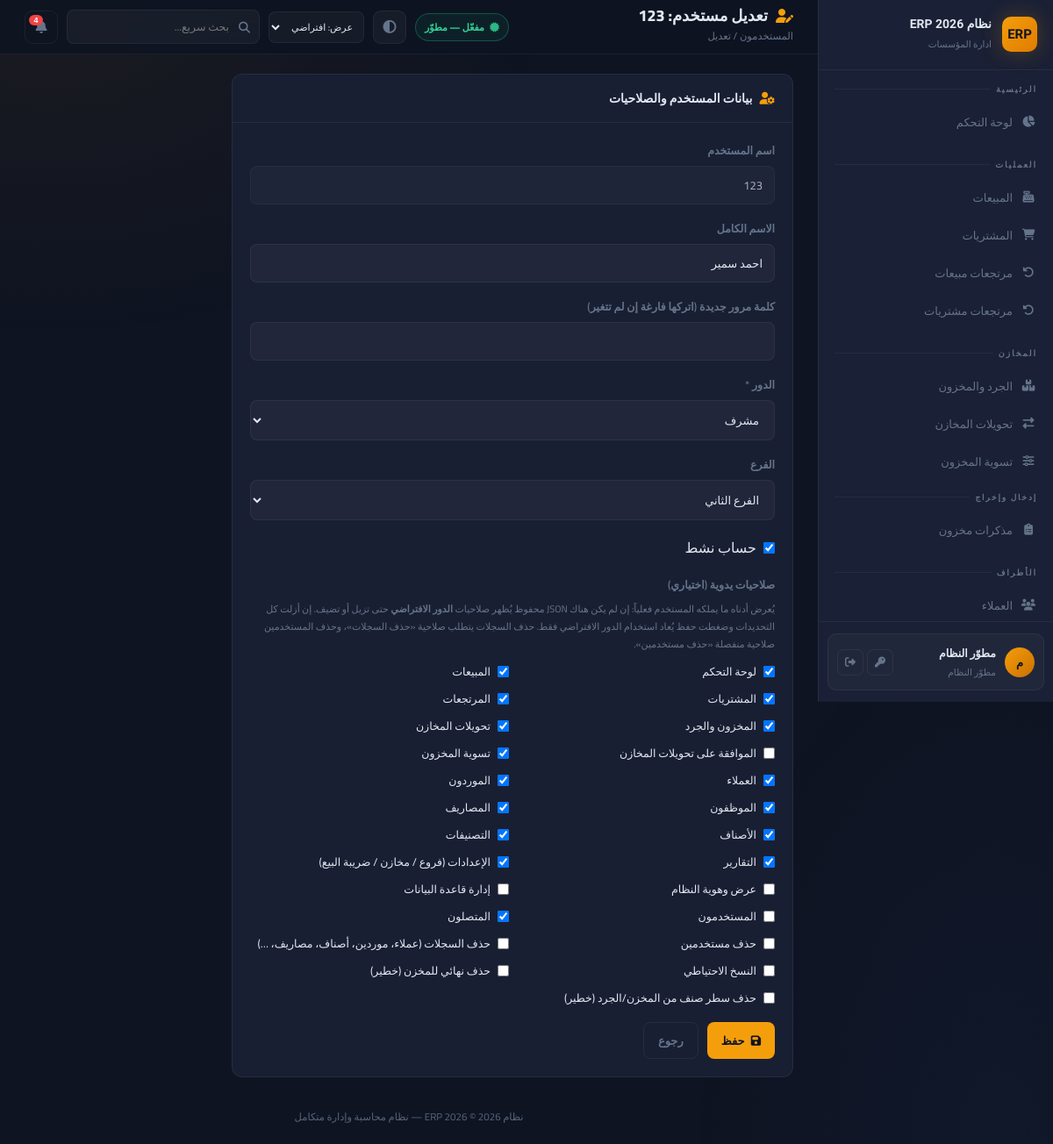
The page /settings/users/3/edit (signed in) on the database as committed earlier.
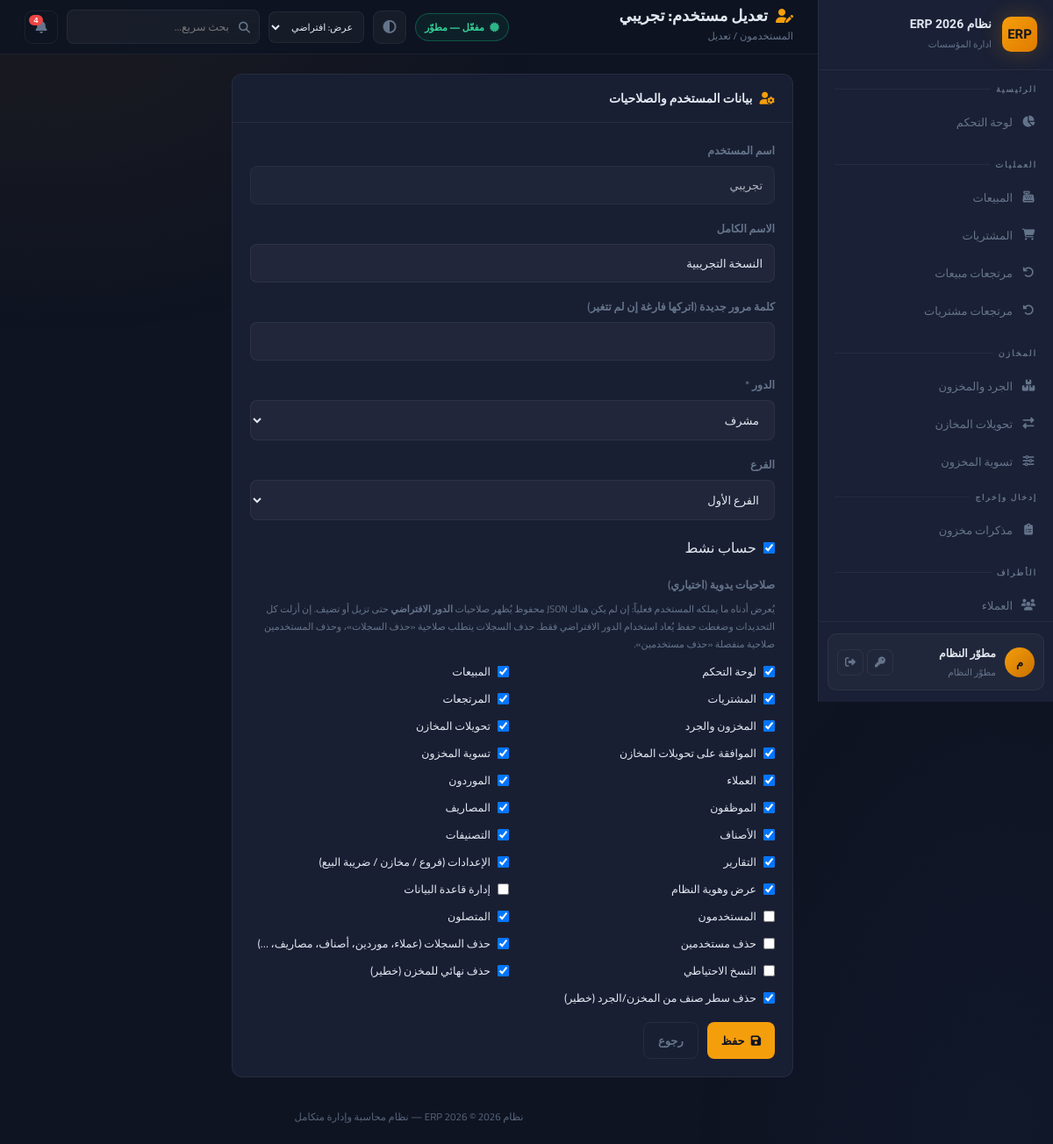
The same page on the database as committed later.
### app.py (models this page shows, shortened)
class User(UserMixin, db.Model):
    id = db.Column(db.Integer, primary_key=True)
    username = db.Column(db.String(80), unique=True, nullable=False)
    password_hash = db.Column(db.String(256))
    full_name = db.Column(db.String(120))
    role = db.Column(db.String(20), default='user')  # developer, admin, manager, user
    branch_id = db.Column(db.Integer, db.ForeignKey('branch.id'))
    is_active = db.Column(db.Boolean, default=True)
    created_at = db.Column(db.DateTime, default=datetime.utcnow)
    last_seen = db.Column(db.DateTime, nullable=True)
    permissions = db.Column(db.Text)  # JSON list of permission keys; empty = استخدام صلاحيات الدور

### app.py (the view, shortened to what this page needs)
@app.route('/settings/users/<int:id>/edit', methods=['GET', 'POST'])
@login_required
@admin_required
def edit_user(id):
    u = User.query.get_or_404(id)
    if u.role == 'developer' and current_user.role != 'developer':
        flash('غير مسموح بتعديل هذا الحساب', 'error')
        return redirect(url_for('users'))
    branches = Branch.query.filter_by(is_active=True).all()
    keys_visible = frozenset(k for k, _ in permission_keys_for_editor(current_user))
    selected_perms = effective_selected_permissions_for_form(u, keys_visible)
    return render_template(
        'user_edit.html', u=u, branches=branches, selected_perms=selected_perms,
        default_perms_by_role=default_permissions_json_for_editor(current_user))

### app.py (called while the page is built, shortened)
@login_manager.user_loader
def load_user(user_id):
    return User.query.get(int(user_id))

def admin_required(f):
    @wraps(f)
    def decorated(*args, **kwargs):
        if not current_user.is_authenticated or current_user.role not in ['admin', 'manager', 'developer']:
            flash('ليس لديك صلاحية للوصول لهذه الصفحة', 'error')
            return redirect(safe_home_url_for(current_user))
        return f(*args, **kwargs)
    return decorated

def _perm_list_from_user(user):
    if not user or not getattr(user, 'permissions', None):
        return None
    try:
        data = json.loads(user.permissions)
        if isinstance(data, list) and len(data) > 0:
            return set(data)
    except (json.JSONDecodeError, TypeError):
        pass
    return None

def user_can(user, perm: str) -> bool:
    if not user or not user.is_authenticated:
        return False
    if getattr(user, 'role', None) == 'developer':
        return True

def user_can_delete_users_account(user) -> bool:
    if not user or not user.is_authenticated:
        return False
    if getattr(user, 'role', None) == 'developer':
        return True

### templates/user_edit.html (shortened to what this page needs)
{% extends 'base.html' %}
{% set block_icon = 'fas fa-user-edit' %}
{% block page_title %}تعديل مستخدم: {{ u.username }}{% endblock %}
{% block breadcrumb %}المستخدمون / تعديل{% endblock %}
{% block content %}
<div class="card" style="max-width:640px;">
    <div class="card-header"><div class="card-title"><i class="fas fa-user-cog"></i> بيانات المستخدم والصلاحيات</div></div>
    <div class="card-body">
        <form method="POST">
            <div class="form-group">
                <label class="form-label">اسم المستخدم</label>
                <input type="text" class="form-control" value="{{ u.username }}" disabled style="opacity:.75;">
            </div>
            <div class="form-group">
                <label class="form-label">الاسم الكامل</label>
                <input type="text" name="full_name" class="form-control" value="{{ u.full_name or '' }}">
            </div>
            <div class="form-group">
                <label class="form-label">كلمة مرور جديدة (اتركها فارغة إن لم تتغير)</label>
                <input type="password" name="password" class="form-control" autocomplete="new-password">
            </div>
            <div class="form-group">
                <label class="form-label">الدور *</label>
                <select name="role" class="form-control" required>
                    <option value="manager" {{ 'selected' if u.role=='manager' }}>مشرف</option>
                </select>
            </div>
            <div class="form-group">
                <label class="form-label">الفرع</label>
                <select name="branch_id" class="form-control">
                    {% for b in branches %}<option value="{{ b.id }}" {{ 'selected' if u.branch_id==b.id }}>{{ b.name }}</option>{% endfor %}
                </select>
            </div>
            <div class="form-group">
                <label style="display:flex;align-items:center;gap:8px;cursor:pointer;">
                    <input type="checkbox" name="is_active" {{ 'checked' if u.is_active }}> حساب نشط
                </label>
            </div>
            <div class="form-group">
                <label class="form-label">صلاحيات يدوية (اختياري)</label>
                <small style="display:block;color:var(--text-muted);margin-bottom:10px;font-size:11px;">
                    يُعرض أدناه ما يملكه المستخدم فعلياً: إن لم يكن هناك JSON محفوظ يُظهر صلاحيات <strong>الدور الافتراضي</strong> حتى تزيل أو تضيف. إن أزلت كل التحديدات وضغطت حفظ يُعاد استخدام الدور الافتراضي فقط.
                    حذف السجلات يتطلب صلاحية «حذف السجلات»، وحذف المستخدمين صلاحية منفصلة «حذف مستخدمين».
                </small>
                <div style="display:grid;grid-template-columns:repeat(auto-fill,minmax(200px,1fr));gap:8px;">
                    {% for key, label in permission_keys_edit %}
                    <label style="display:flex;align-items:center;gap:8px;font-size:12.5px;cursor:pointer;">
                        <input type="checkbox" name="perm" value="{{ key }}" {{ 'checked' if key in selected_perms }}>
                        {{ label }}
                    </label>
                    {% endfor %}
                </div>
            </div>
            <div style="display:flex;gap:10px;flex-wrap:wrap;">
                <button type="submit" class="btn btn-primary"><i class="fas fa-save"></i> حفظ</button>
                <a href="{{ url_for('users') }}" class="btn btn-outline">رجوع</a>
            </div>
        </form>
    </div>
</div>
{% endblock %}

Rows that differ between the two databases and show on the page:
changed User: username "123" → "تجريبي"; full_name "احمد سمير" → "النسخة التجريبية"
Other text that changed with them:
form field branch_id: "الفرع الثاني" → "الفرع الأول"
form field perm: "☐" → "☑"
